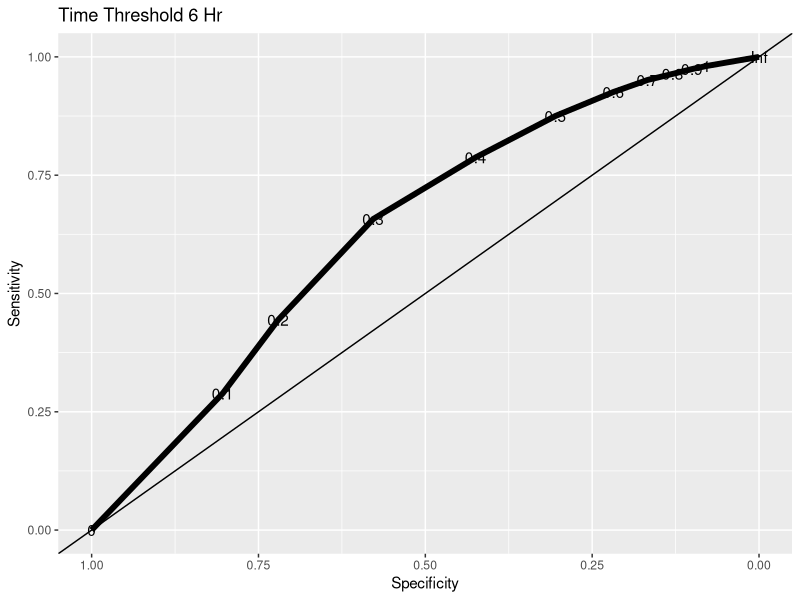
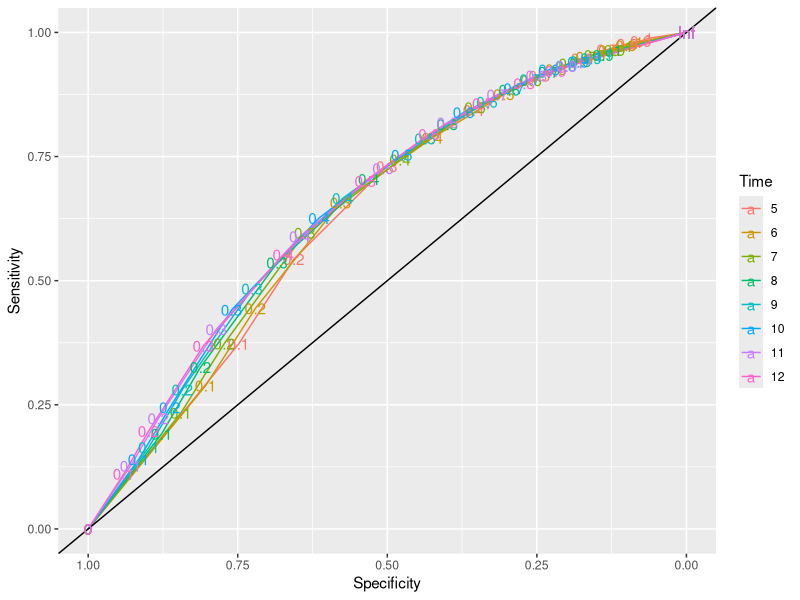
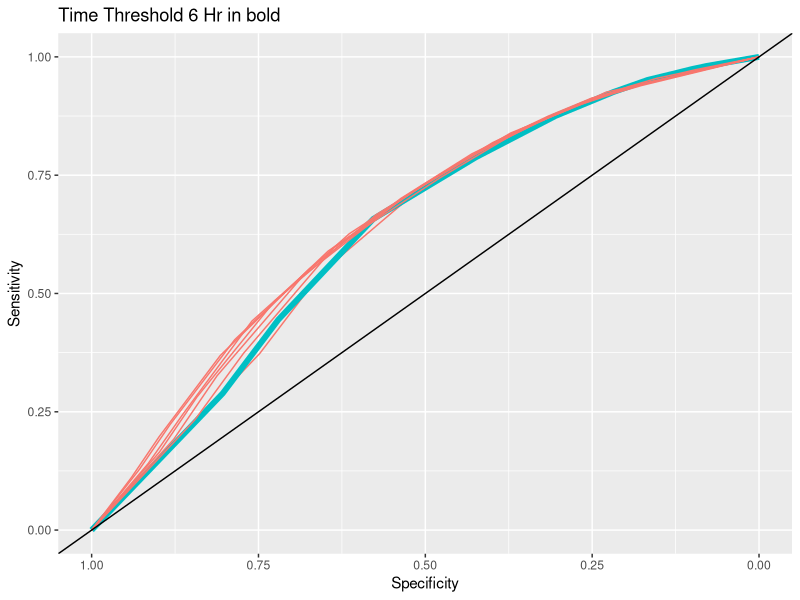

The R source for these figures, in order:
#!/usr/bin/Rscript
require(ggplot2)
P = read.csv("Performance.csv")
endpoints = rbind(data.frame(TimeThreshold=1, sp=1, sn=0, VolThreshold=0), 
                  data.frame(TimeThreshold=1, sp=0, sn=1, VolThreshold=Inf)
                 )
for (i in 2:12) {
  endpoints = rbind(endpoints,
                    data.frame(TimeThreshold=i, sp=1, sn=0, VolThreshold=0), 
                    data.frame(TimeThreshold=i, sp=0, sn=1, VolThreshold=Inf)
                   )
}
fullappend = rbind(endpoints, P[ , c("sp", "sn", "TimeThreshold", "VolThreshold")])




onecurve  <- ggplot(fullappend[fullappend$TimeThreshold==6, ], aes(x=sp, y=sn, label=VolThreshold))
onecurve + geom_line(size=2) + xlim(1,0) + ylim(0,1) + geom_abline(intercept=1, slope=1) + geom_text() + labs(x="Specificity", y="Sensitivity", title="Time Threshold 6 Hr")




eightcurves <- ggplot(fullappend[fullappend$TimeThreshold >= 5, ], aes(x=sp, y=sn, color=as.factor(TimeThreshold), group=TimeThreshold, label=VolThreshold))
eightcurves + geom_line() + xlim(1,0) + ylim(0,1) + geom_abline(intercept=1, slope=1) + geom_text() + labs(x="Specificity", y="Sensitivity", color="Time")




Pw = cbind( fullappend, wid= (fullappend$TimeThreshold == 6) * 1 + 1)
widplot <- ggplot(Pw[Pw$TimeThreshold >= 5, ], aes(x=sp, y=sn, color=as.factor(wid), size=wid, label=VolThreshold, group=TimeThreshold))
widplot + geom_line() + xlim(1,0) + ylim(0,1) + scale_size(range=c(0.5, 2)) + geom_abline(intercept=1, slope=1) + labs(x="Specificity", y="Sensitivity", title="Time Threshold 6 Hr in bold") + theme(legend.position="none")

# Scale_size() and theme() fail on R 2.14.0 and ggplot2_0.8.9.
# Consider scale_size_continuous(to=c(0.5, 2)). Or just upgrade your
# R! Works on R 3.0.2 + ggplot2_0.9.3.1. Hint: sessionInfo().

# ggsave('filename.png', plotname, width=7, height=7, dpi=100)
